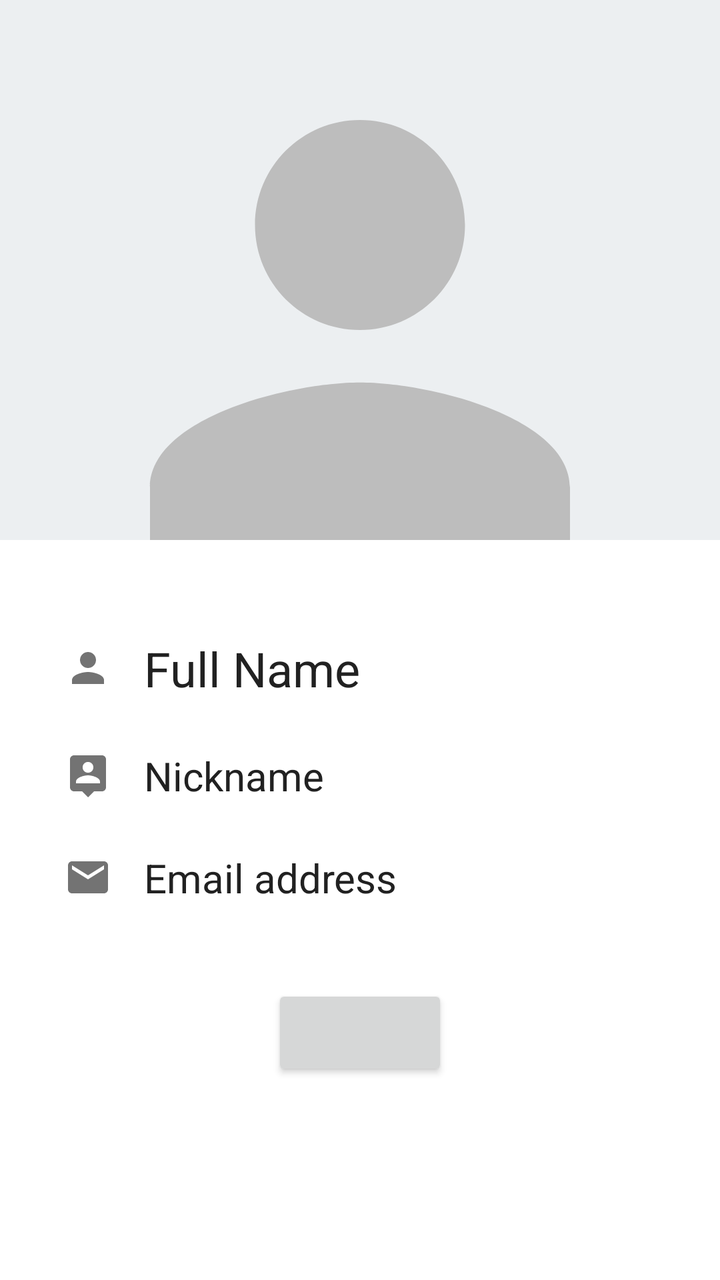
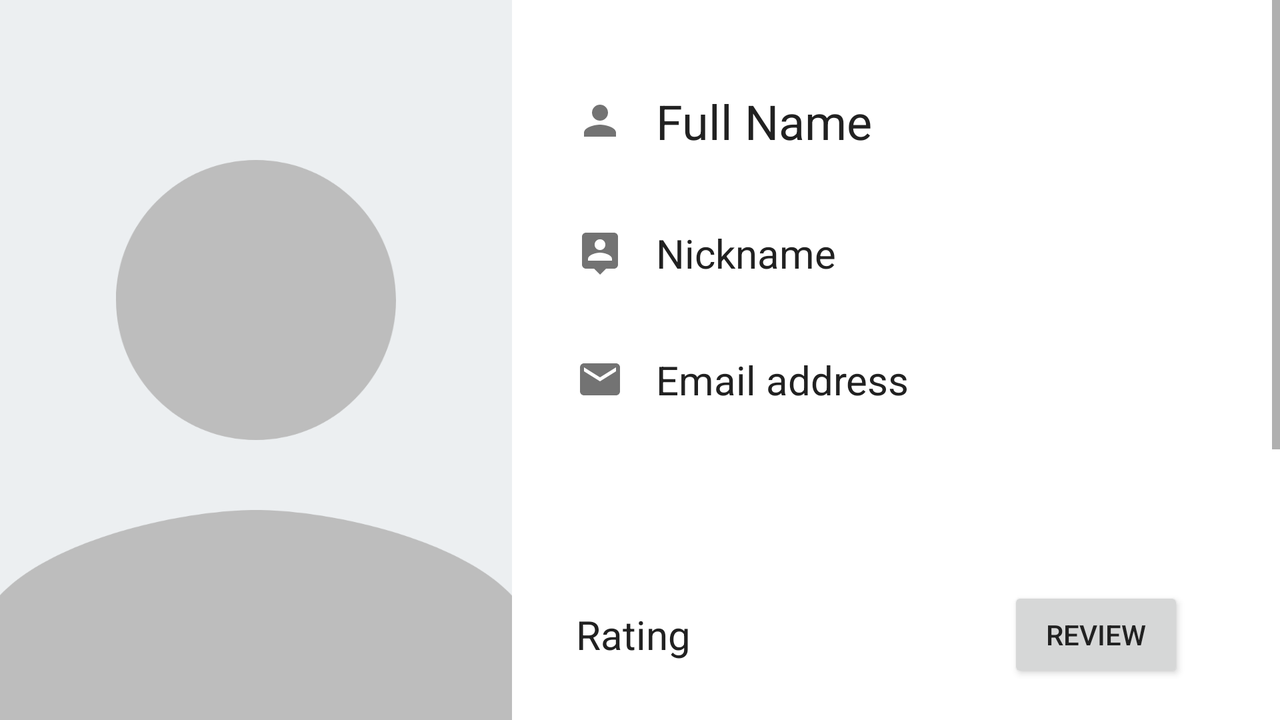

An Android layout and its configuration variant, each rendered on a device that would load it. The default file and the variant file are quoted in full after the pictures.
<!-- AndroidManifest.xml: application theme AppTheme -->
<!-- res/layout/fragment_profile_show.xml -->
<?xml version="1.0" encoding="utf-8"?>
<ScrollView xmlns:android="http://schemas.android.com/apk/res/android"
    xmlns:app="http://schemas.android.com/apk/res-auto"
    xmlns:tools="http://schemas.android.com/tools"
    android:layout_width="match_parent"
    android:layout_height="match_parent">

    <androidx.constraintlayout.widget.ConstraintLayout
        android:layout_width="match_parent"
        android:layout_height="wrap_content">

        <ImageView
            android:id="@+id/userImageShowProfileIV"
            android:layout_width="0dp"
            android:layout_height="0dp"
            android:background="@color/BlueGray50"
            android:contentDescription="@string/userImage"
            android:scaleType="centerCrop"
            app:layout_constraintBottom_toTopOf="@+id/fullnameShowProfileTV"
            app:layout_constraintDimensionRatio="4:3"
            app:layout_constraintEnd_toEndOf="parent"
            app:layout_constraintStart_toStartOf="parent"
            app:layout_constraintTop_toTopOf="parent"
            app:srcCompat="@drawable/ic_profile_image" />


        <TextView
            android:id="@+id/fullnameShowProfileTV"
            style="@style/MyFragmentShowProfileStyle"
            android:layout_width="0dp"
            android:layout_height="wrap_content"
            android:layout_marginStart="32dp"
            android:layout_marginTop="48dp"
            android:layout_marginEnd="32dp"
            android:drawableStart="@drawable/ic_person"
            android:drawablePadding="16dp"
            android:text="@string/fullname"
            android:textSize="24sp"
            app:layout_constraintBottom_toTopOf="@+id/nicknameShowProfileTV"
            app:layout_constraintEnd_toEndOf="parent"
            app:layout_constraintStart_toStartOf="parent"
            app:layout_constraintTop_toBottomOf="@+id/userImageShowProfileIV" />

        <TextView
            android:id="@+id/nicknameShowProfileTV"
            style="@style/MyFragmentShowProfileStyle"
            android:layout_width="0dp"
            android:layout_height="wrap_content"
            android:layout_marginStart="32dp"
            android:layout_marginTop="24dp"
            android:layout_marginEnd="32dp"
            android:drawableStart="@drawable/ic_person_pin"
            android:drawablePadding="16dp"
            android:text="@string/nickname"
            app:layout_constraintBottom_toTopOf="@+id/emailShowProfileTV"
            app:layout_constraintEnd_toEndOf="parent"
            app:layout_constraintStart_toStartOf="parent"
            app:layout_constraintTop_toBottomOf="@+id/fullnameShowProfileTV"
            app:layout_goneMarginTop="48dp" />

        <TextView
            android:id="@+id/emailShowProfileTV"
            style="@style/MyFragmentShowProfileStyle"
            android:layout_width="0dp"
            android:layout_height="wrap_content"
            android:layout_marginStart="32dp"
            android:layout_marginTop="24dp"
            android:layout_marginEnd="32dp"
            android:drawableStart="@drawable/ic_email"
            android:drawablePadding="16dp"
            android:text="@string/email"
            app:layout_constraintBottom_toTopOf="@+id/locationMapShowProfileMV"
            app:layout_constraintEnd_toEndOf="parent"
            app:layout_constraintStart_toStartOf="parent"
            app:layout_constraintTop_toBottomOf="@+id/nicknameShowProfileTV" />

        <com.google.android.gms.maps.MapView xmlns:map="http://schemas.android.com/apk/res-auto"
            android:id="@+id/locationMapShowProfileMV"
            android:layout_width="0dp"
            android:layout_height="0dp"
            android:layout_marginStart="32dp"
            android:layout_marginTop="24dp"
            android:layout_marginEnd="32dp"
            android:visibility="gone"
            app:layout_constraintBottom_toTopOf="@+id/ratingLabelShowProfileTV"
            app:layout_constraintDimensionRatio="1:1"
            app:layout_constraintEnd_toEndOf="parent"
            app:layout_constraintStart_toStartOf="parent"
            app:layout_constraintTop_toBottomOf="@+id/emailShowProfileTV"
            map:layout_goneMarginTop="24dp"
            map:liteMode="true"
            tools:visibility="visible" />

        <TextView
            android:id="@+id/ratingLabelShowProfileTV"
            android:layout_width="wrap_content"
            android:layout_height="wrap_content"
            android:layout_marginStart="32dp"
            android:layout_marginTop="32dp"
            android:layout_marginEnd="32dp"
            android:text="@string/ratingLabel"
            android:textSize="20sp"
            android:visibility="gone"
            app:layout_constraintBottom_toTopOf="@id/ratingShowProfileRB"
            app:layout_constraintEnd_toStartOf="@id/reviewShowProfileB"
            app:layout_constraintHorizontal_bias="0.0"
            app:layout_constraintHorizontal_chainStyle="spread_inside"
            app:layout_constraintStart_toStartOf="parent"
            app:layout_constraintTop_toBottomOf="@id/locationMapShowProfileMV"
            app:layout_goneMarginTop="32dp"
            tools:visibility="visible" />

        <Button
            android:id="@+id/reviewShowProfileB"
            android:layout_width="wrap_content"
            android:layout_height="wrap_content"
            android:layout_marginEnd="32dp"
            android:text="@string/reviewButton"
            android:visibility="gone"
            app:layout_constraintBottom_toBottomOf="@id/ratingLabelShowProfileTV"
            app:layout_constraintEnd_toEndOf="parent"
            app:layout_constraintStart_toEndOf="@id/ratingLabelShowProfileTV"
            app:layout_constraintTop_toTopOf="@id/ratingLabelShowProfileTV"
            tools:visibility="visible" />

        <TextView
            android:id="@+id/totalReviewShowProfileTV"
            android:layout_width="wrap_content"
            android:layout_height="wrap_content"
            android:layout_marginTop="16dp"
            android:layout_marginBottom="4dp"
            android:textSize="12sp"
            android:visibility="gone"
            app:layout_constraintBottom_toTopOf="@id/ratingShowProfileRB"
            app:layout_constraintStart_toStartOf="@id/ratingShowProfileRB"
            app:layout_constraintTop_toBottomOf="@id/ratingLabelShowProfileTV"
            app:layout_constraintVertical_bias="1.0"
            tools:visibility="visible" />

        <RatingBar
            android:id="@+id/ratingShowProfileRB"
            android:layout_width="wrap_content"
            android:layout_height="wrap_content"
            android:layout_marginStart="32dp"
            android:layout_marginTop="32dp"
            android:layout_marginEnd="32dp"
            android:isIndicator="true"
            android:numStars="5"
            android:saveEnabled="true"
            android:scaleX="0.5"
            android:scaleY="0.5"
            android:transformPivotX="0dp"
            android:transformPivotY="0dp"
            android:visibility="gone"
            app:layout_constraintBottom_toTopOf="@id/signShowProfileBTN"
            app:layout_constraintEnd_toEndOf="parent"
            app:layout_constraintHorizontal_bias="0.0"
            app:layout_constraintStart_toStartOf="parent"
            app:layout_constraintTop_toBottomOf="@id/ratingLabelShowProfileTV"
            tools:visibility="visible" />

        <Button
            android:id="@+id/signShowProfileBTN"
            android:layout_width="wrap_content"
            android:layout_height="wrap_content"
            android:layout_marginTop="40dp"
            android:layout_marginBottom="40dp"
            app:layout_constraintBottom_toBottomOf="parent"
            app:layout_constraintEnd_toEndOf="parent"
            app:layout_constraintStart_toStartOf="parent"
            app:layout_constraintTop_toBottomOf="@+id/ratingShowProfileRB"
            app:layout_goneMarginTop="40dp" />


        <View
            android:id="@+id/hidePanelShowProfileVW"
            android:layout_width="wrap_content"
            android:layout_height="wrap_content"
            android:alpha="0.35"
            android:background="#000000"
            android:visibility="gone"
            app:layout_constraintBottom_toBottomOf="parent"
            app:layout_constraintEnd_toEndOf="parent"
            app:layout_constraintStart_toStartOf="parent"
            app:layout_constraintTop_toTopOf="parent" />

    </androidx.constraintlayout.widget.ConstraintLayout>

</ScrollView>
<!-- resources referenced by this layout -->
<resources>
  <color name="BlueGray50">#ECEFF1</color>
  <!-- drawable ic_email (drawable) -->
  <vector xmlns:android="http://schemas.android.com/apk/res/android"
      android:width="24dp"
      android:height="24dp"
      android:autoMirrored="true"
      android:tint="?attr/iconTintColor"
      android:viewportWidth="24.0"
      android:viewportHeight="24.0">
      <path
          android:fillColor="?attr/iconTintColor"
          android:pathData="M20,4L4,4c-1.1,0 -1.99,0.9 -1.99,2L2,18c0,1.1 0.9,2 2,2h16c1.1,0 2,-0.9 2,-2L22,6c0,-1.1 -0.9,-2 -2,-2zM20,8l-8,5 -8,-5L4,6l8,5 8,-5v2z" />
  </vector>
  <!-- drawable ic_person (drawable) -->
  <vector xmlns:android="http://schemas.android.com/apk/res/android"
      android:width="24dp"
      android:height="24dp"
      android:autoMirrored="true"
      android:tint="?attr/iconTintColor"
      android:viewportWidth="24.0"
      android:viewportHeight="24.0">
      <path
          android:fillColor="?attr/iconTintColor"
          android:pathData="M12,12c2.21,0 4,-1.79 4,-4s-1.79,-4 -4,-4 -4,1.79 -4,4 1.79,4 4,4zM12,14c-2.67,0 -8,1.34 -8,4v2h16v-2c0,-2.66 -5.33,-4 -8,-4z" />
  </vector>
  <!-- drawable ic_person_pin (drawable) -->
  <vector xmlns:android="http://schemas.android.com/apk/res/android"
      android:width="24dp"
      android:height="24dp"
      android:autoMirrored="true"
      android:tint="?attr/iconTintColor"
      android:viewportWidth="24.0"
      android:viewportHeight="24.0">
      <path
          android:fillColor="?attr/iconTintColor"
          android:pathData="M19,2L5,2c-1.11,0 -2,0.9 -2,2v14c0,1.1 0.89,2 2,2h4l3,3 3,-3h4c1.1,0 2,-0.9 2,-2L21,4c0,-1.1 -0.9,-2 -2,-2zM12,5.3c1.49,0 2.7,1.21 2.7,2.7 0,1.49 -1.21,2.7 -2.7,2.7 -1.49,0 -2.7,-1.21 -2.7,-2.7 0,-1.49 1.21,-2.7 2.7,-2.7zM18,16L6,16v-0.9c0,-2 4,-3.1 6,-3.1s6,1.1 6,3.1v0.9z" />
  </vector>
  <!-- drawable ic_profile_image (drawable) -->
  <vector xmlns:android="http://schemas.android.com/apk/res/android"
      android:width="160dp"
      android:height="90dp"
      android:viewportWidth="160"
      android:viewportHeight="90">
      <path
          android:fillColor="@color/Grey400"
          android:pathData="M62.5,37.5C62.5,27.83 70.33,20 80,20C89.67,20 97.5,27.83 97.5,37.5C97.5,47.17 89.67,55 80,55C70.33,55 62.5,47.17 62.5,37.5ZM115,81.25C115,81.83 115,84.75 115,90L45,90C45,84.75 45,81.83 45,81.25C45,69.61 68.32,63.75 80,63.75C91.68,63.75 115,69.61 115,81.25Z" />
  </vector>
  <string name="email">Email address</string>
  <string name="fullname">Full Name</string>
  <string name="nickname" translatable="false">Nickname</string>
  <string name="ratingLabel">Rating</string>
  <string name="reviewButton">Review</string>
  <string name="userImage">User image</string>
  <style name="MyFragmentShowProfileStyle" parent="android:Widget.TextView">
          <item name="android:textSize">20sp</item>
          <item name="android:ellipsize">end</item>
          <item name="android:gravity">center_vertical</item>
          <item name="android:maxLines">1</item>
          <item name="android:layout_width">0dp</item>
          <item name="android:layout_height">0dp</item>
          <item name="android:layout_marginEnd">16dp</item>
      </style>
  <style name="AppTheme" parent="Theme.MaterialComponents.Light.DarkActionBar">
          
          <item name="colorPrimary">@color/colorPrimary</item>
          <item name="colorPrimaryDark">@color/colorPrimaryDark</item>
          <item name="colorAccent">@color/colorAccent</item>
          <item name="android:textColor">@color/colorText</item>
          <item name="android:colorControlHighlight">@android:color/transparent</item>
          <item name="iconTintColor">@color/CoolGray</item>
          <item name="title">@string/emptyString</item>
  
      </style>
  <color name="Grey400">#BDBDBD</color>
  <color name="colorPrimary">#2196F3</color>
  <color name="colorPrimaryDark">#1976D2</color>
  <color name="colorAccent">#FFC107</color>
  <color name="colorText">#212121</color>
  <color name="CoolGray">#737373</color>
  <string name="emptyString" translatable="false"> </string>
</resources>
<!-- res/layout-land/fragment_profile_show.xml (the author's variant of the layout above) -->
<!-- drawn on the phone turned sideways -->
<?xml version="1.0" encoding="utf-8"?>
<LinearLayout xmlns:android="http://schemas.android.com/apk/res/android"
    xmlns:app="http://schemas.android.com/apk/res-auto"
    xmlns:tools="http://schemas.android.com/tools"
    android:layout_width="match_parent"
    android:layout_height="match_parent">

    <ImageView
        android:id="@+id/userImageShowProfileIV"
        android:layout_width="0dp"
        android:layout_height="match_parent"
        android:layout_weight="2"
        android:background="@color/BlueGray50"
        android:contentDescription="@string/userImage"
        android:scaleType="centerCrop"
        app:layout_constraintBottom_toBottomOf="parent"
        app:layout_constraintDimensionRatio="3:4"
        app:layout_constraintStart_toStartOf="parent"
        app:layout_constraintTop_toTopOf="parent"
        app:srcCompat="@drawable/ic_profile_image" />

    <ScrollView
        android:id="@+id/scrollViewShowProfileSV"
        android:layout_width="0dp"
        android:layout_height="match_parent"
        android:layout_weight="3"
        app:layout_constraintBottom_toBottomOf="parent"
        app:layout_constraintEnd_toEndOf="parent"
        app:layout_constraintStart_toEndOf="@id/userImageShowProfileIV"
        app:layout_constraintTop_toTopOf="parent">

        <androidx.constraintlayout.widget.ConstraintLayout
            android:layout_width="match_parent"
            android:layout_height="wrap_content">

            <TextView
                android:id="@+id/fullnameShowProfileTV"
                style="@style/MyFragmentShowProfileStyle"
                android:layout_width="0dp"
                android:layout_height="wrap_content"
                android:layout_marginStart="32dp"
                android:layout_marginTop="32dp"
                android:layout_marginEnd="32dp"
                android:drawableStart="@drawable/ic_person"
                android:drawablePadding="16dp"
                android:text="@string/fullname"
                android:textSize="24sp"
                app:layout_constraintBottom_toTopOf="@+id/nicknameShowProfileTV"
                app:layout_constraintEnd_toEndOf="parent"
                app:layout_constraintStart_toStartOf="parent"
                app:layout_constraintTop_toTopOf="parent" />

            <TextView
                android:id="@+id/nicknameShowProfileTV"
                style="@style/MyFragmentShowProfileStyle"
                android:layout_width="0dp"
                android:layout_height="wrap_content"
                android:layout_marginStart="32dp"
                android:layout_marginTop="24dp"
                android:layout_marginEnd="32dp"
                android:drawableStart="@drawable/ic_person_pin"
                android:drawablePadding="16dp"
                android:text="@string/nickname"
                app:layout_constraintBottom_toTopOf="@+id/emailShowProfileTV"
                app:layout_constraintEnd_toEndOf="parent"
                app:layout_constraintStart_toStartOf="parent"
                app:layout_constraintTop_toBottomOf="@+id/fullnameShowProfileTV"
                app:layout_goneMarginTop="56dp" />

            <TextView
                android:id="@+id/emailShowProfileTV"
                style="@style/MyFragmentShowProfileStyle"
                android:layout_width="0dp"
                android:layout_height="wrap_content"
                android:layout_marginStart="32dp"
                android:layout_marginTop="24dp"
                android:layout_marginEnd="32dp"
                android:drawableStart="@drawable/ic_email"
                android:drawablePadding="16dp"
                android:text="@string/email"
                app:layout_constraintBottom_toTopOf="@+id/locationMapShowProfileMV"
                app:layout_constraintEnd_toEndOf="parent"
                app:layout_constraintStart_toStartOf="parent"
                app:layout_constraintTop_toBottomOf="@+id/nicknameShowProfileTV"
                app:layout_goneMarginBottom="56dp" />

            <com.google.android.gms.maps.MapView xmlns:map="http://schemas.android.com/apk/res-auto"
                android:id="@+id/locationMapShowProfileMV"
                android:layout_width="0dp"
                android:layout_height="0dp"
                android:layout_marginStart="32dp"
                android:layout_marginTop="24dp"
                android:layout_marginEnd="32dp"
                android:visibility="gone"
                app:layout_constraintBottom_toTopOf="@+id/ratingLabelShowProfileTV"
                app:layout_constraintDimensionRatio="1:1"
                app:layout_constraintEnd_toEndOf="parent"
                app:layout_constraintStart_toStartOf="parent"
                app:layout_constraintTop_toBottomOf="@+id/emailShowProfileTV"
                map:layout_goneMarginTop="24dp"
                map:liteMode="true"
                tools:visibility="visible" />

            <TextView
                android:id="@+id/ratingLabelShowProfileTV"
                android:layout_width="wrap_content"
                android:layout_height="wrap_content"
                android:layout_marginStart="32dp"
                android:layout_marginTop="32dp"
                android:layout_marginEnd="32dp"
                android:text="@string/ratingLabel"
                android:textSize="20sp"
                app:layout_constraintBottom_toTopOf="@id/ratingShowProfileRB"
                app:layout_constraintEnd_toStartOf="@id/reviewShowProfileB"
                app:layout_constraintHorizontal_bias="0.0"
                app:layout_constraintHorizontal_chainStyle="spread_inside"
                app:layout_constraintStart_toStartOf="parent"
                app:layout_constraintTop_toBottomOf="@id/locationMapShowProfileMV"
                app:layout_goneMarginTop="32dp" />

            <Button
                android:id="@+id/reviewShowProfileB"
                android:layout_width="wrap_content"
                android:layout_height="wrap_content"
                android:layout_marginEnd="48dp"
                android:text="@string/reviewButton"
                app:layout_constraintBottom_toBottomOf="@id/ratingLabelShowProfileTV"
                app:layout_constraintEnd_toEndOf="parent"
                app:layout_constraintStart_toEndOf="@id/ratingLabelShowProfileTV"
                app:layout_constraintTop_toTopOf="@id/ratingLabelShowProfileTV" />

            <TextView
                android:id="@+id/totalReviewShowProfileTV"
                android:layout_width="wrap_content"
                android:layout_height="wrap_content"
                android:layout_marginTop="16dp"
                android:layout_marginBottom="4dp"
                android:textSize="12sp"
                app:layout_constraintBottom_toTopOf="@id/ratingShowProfileRB"
                app:layout_constraintStart_toStartOf="@id/ratingShowProfileRB"
                app:layout_constraintTop_toBottomOf="@id/ratingLabelShowProfileTV"
                app:layout_constraintVertical_bias="1.0" />

            <RatingBar
                android:id="@+id/ratingShowProfileRB"
                android:layout_width="wrap_content"
                android:layout_height="wrap_content"
                android:layout_marginTop="24dp"
                android:layout_marginEnd="48dp"
                android:isIndicator="true"
                android:numStars="5"
                android:saveEnabled="true"
                android:scaleX="0.5"
                android:scaleY="0.5"
                android:transformPivotX="0dp"
                android:transformPivotY="0dp"
                app:layout_constraintBottom_toTopOf="@id/signShowProfileBTN"
                app:layout_constraintEnd_toEndOf="@id/reviewShowProfileB"
                app:layout_constraintHorizontal_bias="0.0"
                app:layout_constraintStart_toStartOf="@id/ratingLabelShowProfileTV"
                app:layout_constraintTop_toBottomOf="@id/ratingLabelShowProfileTV" />

            <Button
                android:id="@+id/signShowProfileBTN"
                android:layout_width="wrap_content"
                android:layout_height="wrap_content"
                android:layout_marginTop="40dp"
                android:layout_marginBottom="40dp"
                app:layout_constraintBottom_toBottomOf="parent"
                app:layout_constraintEnd_toEndOf="parent"
                app:layout_constraintStart_toStartOf="parent"
                app:layout_constraintTop_toBottomOf="@+id/ratingShowProfileRB"
                app:layout_goneMarginTop="40dp" />

            <View
                android:id="@+id/hidePanelShowProfileVW"
                android:layout_width="wrap_content"
                android:layout_height="wrap_content"
                android:alpha="0.35"
                android:background="#000000"
                android:visibility="gone"
                app:layout_constraintBottom_toBottomOf="parent"
                app:layout_constraintEnd_toEndOf="parent"
                app:layout_constraintStart_toStartOf="parent"
                app:layout_constraintTop_toTopOf="parent"
                tools:visibility="gone" />

        </androidx.constraintlayout.widget.ConstraintLayout>

    </ScrollView>

</LinearLayout>
